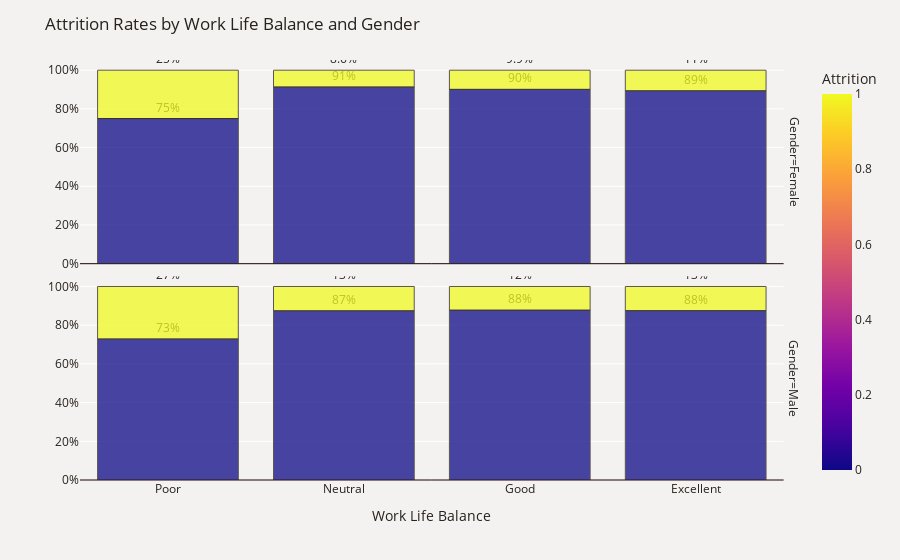

Notebook cell for this chart:
### Code cell
plot_df = data.groupby(['WorkLifeBalance','Gender'])['Attrition'].value_counts(normalize=True)
plot_df = plot_df.mul(100).rename('Percent').reset_index()
fig = px.bar(plot_df, x='WorkLifeBalance', y='Percent', color='Attrition',
             facet_row='Gender', text='Percent', opacity=0.75, barmode='group', 
             category_orders={'Attrition': ['Yes', 'No']},
             color_discrete_map={'Yes': '#C02B34','No': '#CDBBA7'})
fig.update_traces(texttemplate='%{text:.2s}%', textposition='outside', 
                  marker_line=dict(width=1, color='#28221D'))
fig.update_yaxes(title="",zeroline=True, zerolinewidth=1, zerolinecolor='#1F0202',ticksuffix = '%')
fig.update_layout(title_text='Attrition Rates by Work Life Balance and Gender',height=750,font_color='#28221D',
                  xaxis_title='Work Life Balance', paper_bgcolor='#F4F2F0', plot_bgcolor='#F4F2F0', 
                  xaxis = dict(tickmode = 'array', tickvals = [1, 2, 3, 4],
                               ticktext = ['Poor', 'Neutral', 'Good', 'Excellent']))
fig.show()

### Figure 1 — Plotly figure (JSON) as saved in the notebook; plotly's stock layout.template omitted (floating-point values rounded to 4 significant figures)
{"data": [{"alignmentgroup": "True", "hovertemplate": "Gender=Female<br>WorkLifeBalance=%{x}<br>Percent=%{text}<br>Attrition=%{marker.color}<extra></extra>", "legendgroup": "", "marker": {"color": [0, 1, 0, 1, 0, 1, 0, 1], "coloraxis": "coloraxis", "line": {"color": "#28221D", "width": 1}, "opacity": 0.75, "pattern": {"shape": ""}}, "name": "", "offsetgroup": "", "orientation": "v", "showlegend": false, "text": [75, 25, 91.36, 8.642, 90.1, 9.896, 89.36, 10.64], "textposition": "outside", "texttemplate": "%{text:.2s}%", "type": "bar", "x": [1, 1, 2, 2, 3, 3, 4, 4], "xaxis": "x2", "y": [75, 25, 91.36, 8.642, 90.1, 9.896, 89.36, 10.64], "yaxis": "y2"}, {"alignmentgroup": "True", "hovertemplate": "Gender=Male<br>WorkLifeBalance=%{x}<br>Percent=%{text}<br>Attrition=%{marker.color}<extra></extra>", "legendgroup": "", "marker": {"color": [0, 1, 0, 1, 0, 1, 0, 1], "coloraxis": "coloraxis", "line": {"color": "#28221D", "width": 1}, "opacity": 0.75, "pattern": {"shape": ""}}, "name": "", "offsetgroup": "", "orientation": "v", "showlegend": false, "text": [72.92, 27.08, 87.44, 12.56, 87.8, 12.2, 87.5, 12.5], "textposition": "outside", "texttemplate": "%{text:.2s}%", "type": "bar", "x": [1, 1, 2, 2, 3, 3, 4, 4], "xaxis": "x", "y": [72.92, 27.08, 87.44, 12.56, 87.8, 12.2, 87.5, 12.5], "yaxis": "y"}], "layout": {"annotations": [{"font": {}, "showarrow": false, "text": "Gender=Male", "textangle": 90, "x": 0.98, "xanchor": "left", "xref": "paper", "y": 0.2425, "yanchor": "middle", "yref": "paper"}, {"font": {}, "showarrow": false, "text": "Gender=Female", "textangle": 90, "x": 0.98, "xanchor": "left", "xref": "paper", "y": 0.7575, "yanchor": "middle", "yref": "paper"}], "autosize": true, "barmode": "group", "coloraxis": {"colorbar": {"title": {"text": "Attrition"}}, "colorscale": [[0, "#0d0887"], [0.1111, "#46039f"], [0.2222, "#7201a8"], [0.3333, "#9c179e"], [0.4444, "#bd3786"], [0.5556, "#d8576b"], [0.6667, "#ed7953"], [0.7778, "#fb9f3a"], [0.8889, "#fdca26"], [1, "#f0f921"]]}, "font": {"color": "#28221D"}, "legend": {"tracegroupgap": 0}, "margin": {"t": 60}, "paper_bgcolor": "#F4F2F0", "plot_bgcolor": "#F4F2F0", "title": {"text": "Attrition Rates by Work Life Balance and Gender"}, "xaxis": {"anchor": "y", "autorange": true, "domain": [0, 0.98], "range": [0.5, 4.5], "tickmode": "array", "ticktext": ["Poor", "Neutral", "Good", "Excellent"], "tickvals": [1, 2, 3, 4], "title": {"text": "Work Life Balance"}, "type": "linear"}, "xaxis2": {"anchor": "y2", "autorange": true, "domain": [0, 0.98], "matches": "x", "range": [0.5, 4.5], "showticklabels": false, "type": "linear"}, "yaxis": {"anchor": "x", "autorange": true, "domain": [0, 0.485], "range": [0, 105.3], "ticksuffix": "%", "title": {"text": ""}, "type": "linear", "zeroline": true, "zerolinecolor": "#1F0202", "zerolinewidth": 1}, "yaxis2": {"anchor": "x2", "autorange": true, "domain": [0.515, 1], "matches": "y", "range": [0, 105.3], "ticksuffix": "%", "title": {"text": ""}, "type": "linear", "zeroline": true, "zerolinecolor": "#1F0202", "zerolinewidth": 1}}}
